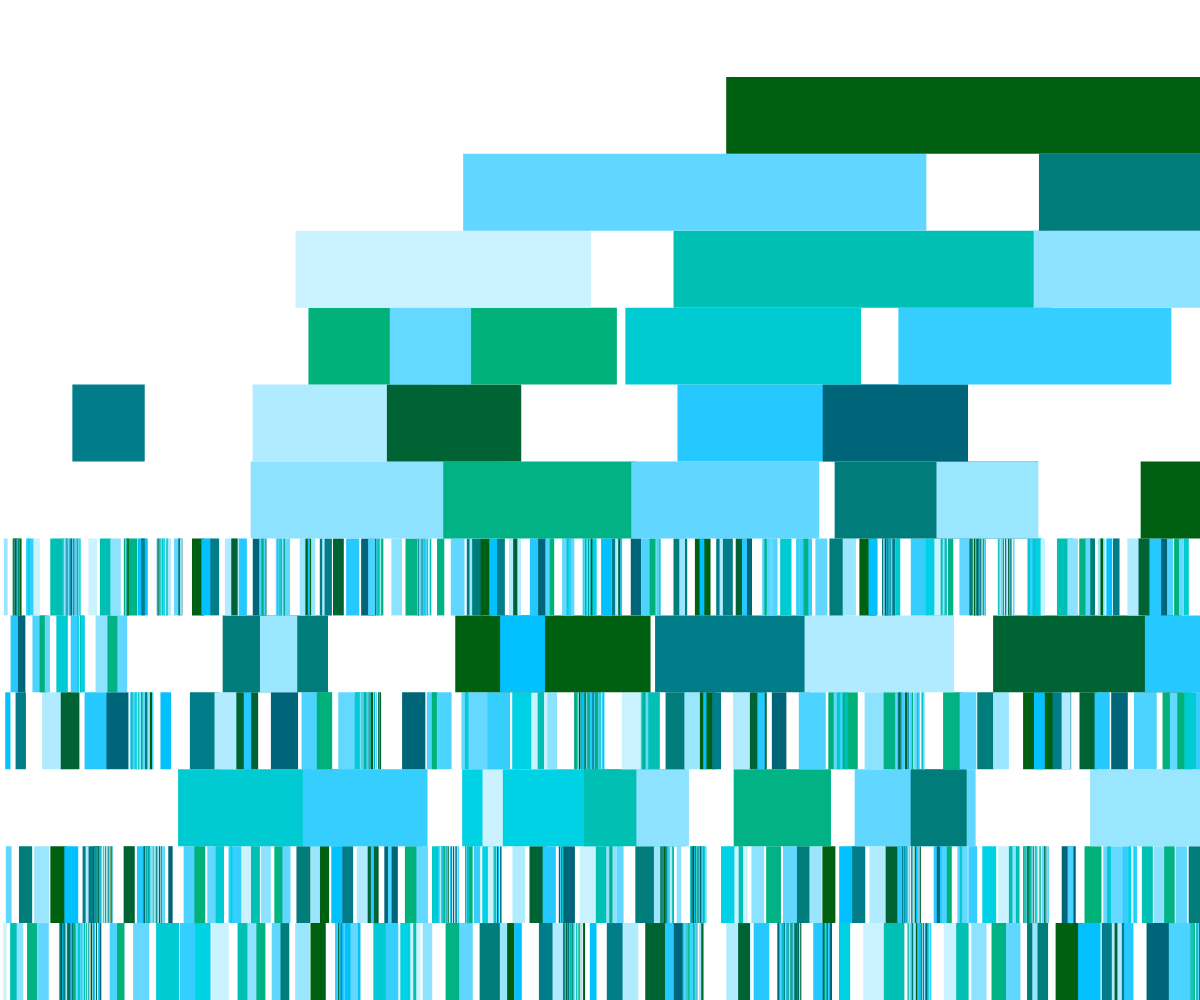
Frame 1 (no input)
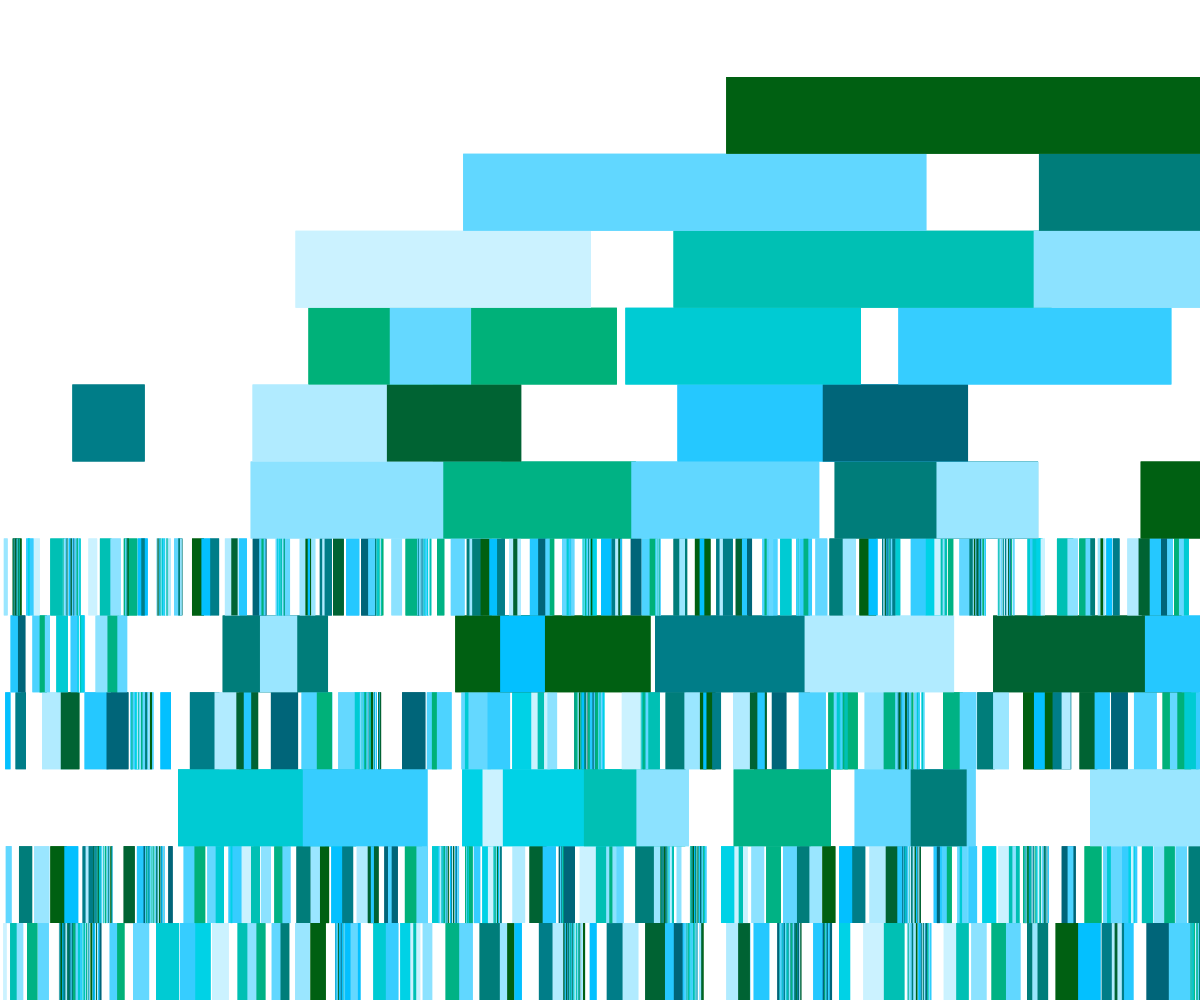
Frame 2 (the mouse pressed at the canvas centre, redrawn once)

The p5.js sketch that drew these frames (run headless with seeded random() and noise() and a simulated clock; the mouse was pressed at the canvas centre and the sketch redrawn once):

// p5.js sketch
// ── sketch.js
'use strict';

var colorCount = 20;
var hueValues = [];
var saturationValues = [];
var brightnessValues = [];
var actRandomSeed = 0;

function setup() {
  createCanvas(windowWidth, windowHeight);
  colorMode(HSB, 360, 100, 100, 100);
  noStroke();
}

function draw() {
  noLoop();
  randomSeed(actRandomSeed);

  // ------ colors ------
  // create palette
  for (var i = 0; i < colorCount; i++) {
    if (i % 2 == 0) {
      hueValues[i] = random(130, 220);
      saturationValues[i] = 100;
      brightnessValues[i] = random(15, 100);
    } else {
      hueValues[i] = 195;
      saturationValues[i] = random(20, 100);
      brightnessValues[i] = 100;
    }
  }

  // ------ area tiling ------
  // count tiles
  var counter = 0;
  // row count and row height
  var rowCount = int(random(5, 30));
  var rowHeight = height / rowCount;

  // seperate each line in parts
  for (var i = rowCount; i >= 0; i--) {
    // how many fragments
    var partCount = i + 1;
    var parts = [];

    for (var ii = 0; ii < partCount; ii++) {
      // sub fragments or not?
      if (random() < 0.075) {
        // take care of big values
        var fragments = int(random(2, 20));
        partCount = partCount + fragments;
        for (var iii = 0; iii < fragments; iii++) {
          parts.push(random(2));
        }
      } else {
        parts.push(random(2, 20));
      }
    }

    // add all subparts
    var sumPartsTotal = 0;
    for (var ii = 0; ii < partCount; ii++) {
      sumPartsTotal += parts[ii];
    }

    // draw rects
    var sumPartsNow = 0;
    for (var ii = 0; ii < parts.length; ii++) {
      sumPartsNow += parts[ii];

      var x = map(sumPartsNow, 0, sumPartsTotal, 0, width);
      var y = rowHeight * i;
      var w = -map(parts[ii], 0, sumPartsTotal, 0, width);
      var h = rowHeight;

      var index = counter % colorCount;
      var col = color(hueValues[index], saturationValues[index], brightnessValues[index]);
      fill(col);
      rect(x, y, w, h);

      counter++;
    }
  }
}
